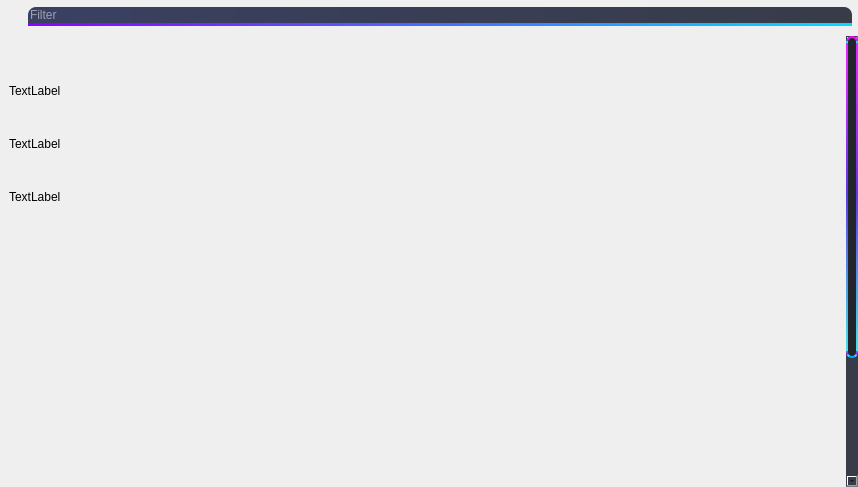
<?xml version="1.0" encoding="UTF-8"?>
<ui version="4.0">
 <class>Form</class>
 <widget class="QWidget" name="Form">
  <property name="geometry">
   <rect>
    <x>0</x>
    <y>0</y>
    <width>858</width>
    <height>487</height>
   </rect>
  </property>
  <property name="windowTitle">
   <string>Form</string>
  </property>
  <property name="styleSheet">
   <string notr="true">background-color: rgb(64, 72, 108);

QWidget#ContentPane{
background-color: rgba(64, 72, 108,255);
}</string>
  </property>
  <layout class="QVBoxLayout" name="verticalLayout">
   <property name="leftMargin">
    <number>0</number>
   </property>
   <property name="topMargin">
    <number>0</number>
   </property>
   <property name="rightMargin">
    <number>0</number>
   </property>
   <property name="bottomMargin">
    <number>0</number>
   </property>
   <item>
    <widget class="QWidget" name="widget" native="true">
     <property name="sizePolicy">
      <sizepolicy hsizetype="Expanding" vsizetype="Fixed">
       <horstretch>0</horstretch>
       <verstretch>0</verstretch>
      </sizepolicy>
     </property>
     <property name="minimumSize">
      <size>
       <width>0</width>
       <height>30</height>
      </size>
     </property>
     <property name="maximumSize">
      <size>
       <width>16777215</width>
       <height>50</height>
      </size>
     </property>
     <layout class="QHBoxLayout" name="horizontalLayout">
      <property name="spacing">
       <number>2</number>
      </property>
      <property name="leftMargin">
       <number>6</number>
      </property>
      <property name="topMargin">
       <number>4</number>
      </property>
      <property name="rightMargin">
       <number>6</number>
      </property>
      <property name="bottomMargin">
       <number>0</number>
      </property>
      <item>
       <widget class="QLabel" name="search_icon">
        <property name="sizePolicy">
         <sizepolicy hsizetype="Fixed" vsizetype="Fixed">
          <horstretch>0</horstretch>
          <verstretch>0</verstretch>
         </sizepolicy>
        </property>
        <property name="minimumSize">
         <size>
          <width>20</width>
          <height>20</height>
         </size>
        </property>
        <property name="maximumSize">
         <size>
          <width>20</width>
          <height>20</height>
         </size>
        </property>
        <property name="styleSheet">
         <string notr="true">border-image: url(:/icon/res/icons/Feather_white/filter.svg);</string>
        </property>
        <property name="text">
         <string/>
        </property>
       </widget>
      </item>
      <item>
       <widget class="QLineEdit" name="lineEdit">
        <property name="styleSheet">
         <string notr="true">background-color: qlineargradient(spread:pad, x1:0, y1:0, x2:1, y2:0, stop:0 rgb(58, 64, 98), stop:1 rgb(56, 60, 72));
border-top-left-radius: 8px;
border-top-right-radius: 8px;
border-bottom: 3px solid qlineargradient(spread:pad, x1:0, y1:0, x2:1, y2:0, stop:0 rgb(140, 0, 255), stop:1 rgb(0, 221, 255));
color: rgb(255, 255, 255);</string>
        </property>
        <property name="placeholderText">
         <string>Filter</string>
        </property>
       </widget>
      </item>
     </layout>
    </widget>
   </item>
   <item>
    <widget class="QScrollArea" name="scrollArea">
     <property name="styleSheet">
      <string notr="true">QScrollBar:vertical{
width: 12px;
background-color: rgb(56, 60, 74);
}

QScrollBar::handle:vertical{
border-radius:  6px;
background: rgb(113, 121, 145);
background-color: rgb(34, 37, 44);
border: 2px solid rgb(0, 170, 255);
border-top: 2px solid  rgb(255, 0, 255);
border-bottom: 2px solid  rgb(0, 170, 255);
border-left: 2px solid  qlineargradient(spread:pad, x1:0.545864, y1:1, x2:0.545591, y2:0.006, stop:0 rgba(68, 228, 227, 255), stop:0.517045 rgba(104, 57, 255, 227), stop:0.9375 rgba(221, 39, 255, 255));
border-right: 2px solid  qlineargradient(spread:pad, x1:0.545864, y1:1, x2:0.545591, y2:0.006, stop:0 rgba(68, 228, 227, 255), stop:0.517045 rgba(104, 57, 255, 227), stop:0.9375 rgba(221, 39, 255, 255));
}</string>
     </property>
     <property name="frameShape">
      <enum>QFrame::NoFrame</enum>
     </property>
     <property name="frameShadow">
      <enum>QFrame::Plain</enum>
     </property>
     <property name="widgetResizable">
      <bool>true</bool>
     </property>
     <widget class="QWidget" name="content">
      <property name="geometry">
       <rect>
        <x>0</x>
        <y>0</y>
        <width>846</width>
        <height>630</height>
       </rect>
      </property>
      <layout class="QVBoxLayout" name="verticalLayout_2">
       <item alignment="Qt::AlignTop">
        <widget class="QWidget" name="widget_2" native="true">
         <property name="minimumSize">
          <size>
           <width>0</width>
           <height>200</height>
          </size>
         </property>
         <layout class="QVBoxLayout">
          <property name="spacing">
           <number>0</number>
          </property>
          <property name="leftMargin">
           <number>0</number>
          </property>
          <property name="topMargin">
           <number>0</number>
          </property>
          <property name="rightMargin">
           <number>0</number>
          </property>
          <property name="bottomMargin">
           <number>0</number>
          </property>
          <item>
           <widget class="QLabel" name="label_2">
            <property name="sizePolicy">
             <sizepolicy hsizetype="Preferred" vsizetype="Fixed">
              <horstretch>0</horstretch>
              <verstretch>0</verstretch>
             </sizepolicy>
            </property>
            <property name="text">
             <string>TextLabel</string>
            </property>
           </widget>
          </item>
          <item>
           <widget class="QLabel" name="label_3">
            <property name="sizePolicy">
             <sizepolicy hsizetype="Preferred" vsizetype="Fixed">
              <horstretch>0</horstretch>
              <verstretch>0</verstretch>
             </sizepolicy>
            </property>
            <property name="text">
             <string>TextLabel</string>
            </property>
           </widget>
          </item>
          <item>
           <widget class="QLabel" name="label">
            <property name="sizePolicy">
             <sizepolicy hsizetype="Minimum" vsizetype="Fixed">
              <horstretch>0</horstretch>
              <verstretch>0</verstretch>
             </sizepolicy>
            </property>
            <property name="text">
             <string>TextLabel</string>
            </property>
            <property name="alignment">
             <set>Qt::AlignLeading|Qt::AlignLeft|Qt::AlignVCenter</set>
            </property>
           </widget>
          </item>
         </layout>
        </widget>
       </item>
       <item>
        <widget class="QWidget" name="widget_3" native="true">
         <property name="minimumSize">
          <size>
           <width>0</width>
           <height>200</height>
          </size>
         </property>
        </widget>
       </item>
       <item>
        <widget class="QWidget" name="widget_4" native="true">
         <property name="minimumSize">
          <size>
           <width>0</width>
           <height>200</height>
          </size>
         </property>
        </widget>
       </item>
      </layout>
     </widget>
    </widget>
   </item>
  </layout>
 </widget>
 <resources>
  <include location="reso.qrc"/>
 </resources>
 <connections/>
</ui>
